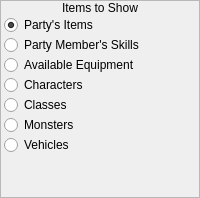
       <widget class="QFrame" name="frame">
        <property name="frameShape">
         <enum>QFrame::StyledPanel</enum>
        </property>
        <property name="frameShadow">
         <enum>QFrame::Raised</enum>
        </property>
        <layout class="QVBoxLayout" name="verticalLayout">
         <property name="spacing">
          <number>0</number>
         </property>
         <property name="margin">
          <number>0</number>
         </property>
         <item>
          <widget class="QLabel" name="label">
           <property name="sizePolicy">
            <sizepolicy hsizetype="Preferred" vsizetype="Fixed">
             <horstretch>0</horstretch>
             <verstretch>0</verstretch>
            </sizepolicy>
           </property>
           <property name="text">
            <string>Items to Show</string>
           </property>
           <property name="alignment">
            <set>Qt::AlignCenter</set>
           </property>
          </widget>
         </item>
         <item>
          <widget class="QWidget" name="widget" native="true">
           <layout class="QVBoxLayout" name="verticalLayout_4">
            <property name="spacing">
             <number>0</number>
            </property>
            <property name="leftMargin">
             <number>3</number>
            </property>
            <property name="topMargin">
             <number>0</number>
            </property>
            <property name="rightMargin">
             <number>3</number>
            </property>
            <property name="bottomMargin">
             <number>3</number>
            </property>
            <item>
             <widget class="QRadioButton" name="rbPartysItems">
              <property name="text">
               <string>Party's Items</string>
              </property>
              <property name="checked">
               <bool>true</bool>
              </property>
             </widget>
            </item>
            <item>
             <widget class="QRadioButton" name="rbSkills">
              <property name="text">
               <string>Party Member's Skills</string>
              </property>
             </widget>
            </item>
            <item>
             <widget class="QRadioButton" name="rbAvailableEquipment">
              <property name="text">
               <string>Available Equipment</string>
              </property>
             </widget>
            </item>
            <item>
             <widget class="QRadioButton" name="rbCharacters">
              <property name="text">
               <string>Characters</string>
              </property>
             </widget>
            </item>
            <item>
             <widget class="QRadioButton" name="rbClasses">
              <property name="text">
               <string>Classes</string>
              </property>
             </widget>
            </item>
            <item>
             <widget class="QRadioButton" name="rbMonsters">
              <property name="text">
               <string>Monsters</string>
              </property>
             </widget>
            </item>
            <item>
             <widget class="QRadioButton" name="rbVehicles">
              <property name="text">
               <string>Vehicles</string>
              </property>
             </widget>
            </item>
            <item>
             <spacer name="verticalSpacer">
              <property name="orientation">
               <enum>Qt::Vertical</enum>
              </property>
              <property name="sizeHint" stdset="0">
               <size>
                <width>20</width>
                <height>39</height>
               </size>
              </property>
             </spacer>
            </item>
           </layout>
          </widget>
         </item>
        </layout>
       </widget>
